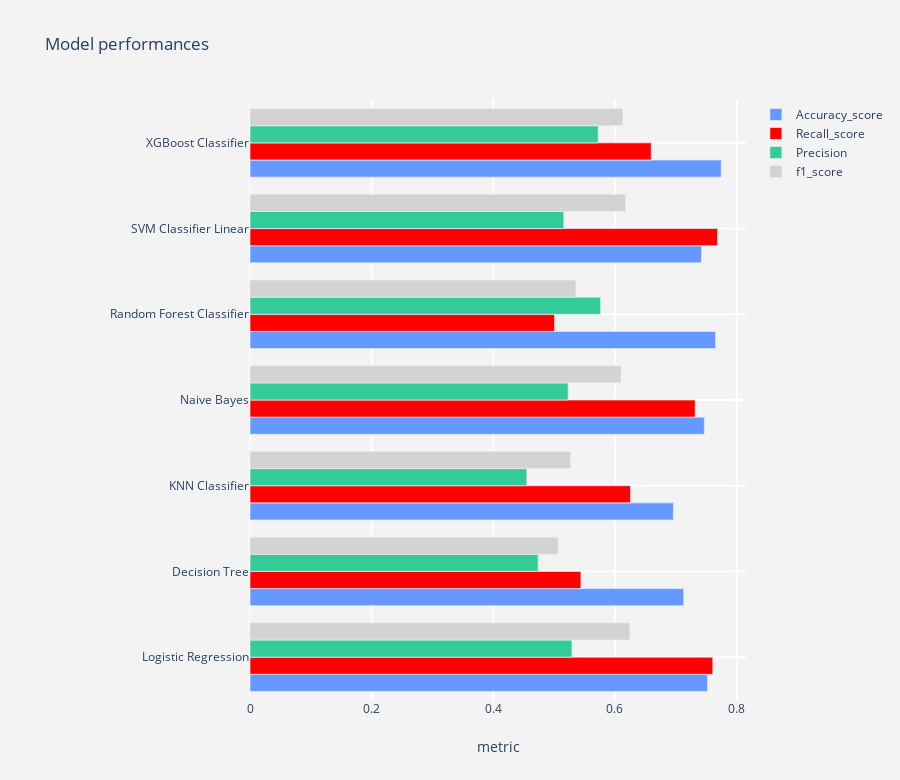

Notebook cell for this chart:
### Code cell
# LogisticRegression
name = "Logistic Regression"
logit = LogisticRegression()
model1 = model_report(logit,X1_train_smote,X1_test,y1_train_smote,y1_test,name)

# DecisionTree Classifier
name = "Decision Tree"
decision_tree = DecisionTreeClassifier(random_state = 0)
# X_train_resampled,X_test,y_train_resampled,y_test,name
model2 = model_report(decision_tree,X1_train_smote,X1_test,y1_train_smote,y1_test,name)

# KNeighborsClassifier
name = "KNN Classifier"
knn = KNeighborsClassifier(n_neighbors=3)
model3 = model_report(knn,X1_train_smote,X1_test,y1_train_smote,y1_test,name)

name = "Naive Bayes"
gnb = GaussianNB(priors=None)
model4 = model_report(gnb,X1_train_smote,X1_test,y1_train_smote,y1_test,name)

name = "Random Forest Classifier"
rfc = RandomForestClassifier(random_state=0)
model5 = model_report(rfc,X1_train_smote,X1_test,y1_train_smote,y1_test,name)

name = "SVM Classifier Linear"
svc  = SVC(gamma='auto', kernel='linear')
model6 = model_report(svc,X1_train_smote,X1_test,y1_train_smote,y1_test,name)

name = "XGBoost Classifier"
xgc = XGBClassifier()
model7 = model_report(xgc,X1_train_smote,X1_test,y1_train_smote,y1_test,name)

#concat all models
model_performances = pd.concat([model1,model2,model3,model4,
                                model5,model6,model7],axis = 0).reset_index()

model_performances = model_performances.drop(columns = "index",axis =1)
display(model_performances)

model_performances
def output_tracer(metric,color) :
    tracer = go.Bar(y = model_performances["Model"] ,
                    x = model_performances[metric],
                    orientation = "h",name = metric ,
                    marker = dict(line = dict(width =.7),
                                  color = color)
                   )
    return tracer

layout = go.Layout(dict(title = "Model performances",
                        plot_bgcolor  = "rgb(243,243,243)",
                        paper_bgcolor = "rgb(243,243,243)",
                        xaxis = dict(gridcolor = 'rgb(255, 255, 255)',
                                     title = "metric",
                                     zerolinewidth=1,
                                     ticklen=5,gridwidth=2),
                        yaxis = dict(gridcolor = 'rgb(255, 255, 255)',
                                     zerolinewidth=1,ticklen=5,gridwidth=2),
                        margin = dict(l = 250),
                        height = 780
                       )
                  )


trace1  = output_tracer("Accuracy_score","#6699FF")
trace2  = output_tracer('Recall_score',"red")
trace3  = output_tracer('Precision',"#33CC99")
trace4  = output_tracer('f1_score',"lightgrey")

data = [trace1,trace2,trace3,trace4]
go.Figure(data=data,layout=layout)

### Figure 1 — Plotly figure (JSON) as saved in the notebook; plotly's stock layout.template omitted (floating-point values rounded to 4 significant figures)
{"data": [{"marker": {"color": "#6699FF", "line": {"width": 0.7}}, "name": "Accuracy_score", "orientation": "h", "type": "bar", "x": [0.7522, 0.7131, 0.6961, 0.7469, 0.7654, 0.7423, 0.7746], "y": ["Logistic Regression", "Decision Tree", "KNN Classifier", "Naive Bayes", "Random Forest Classifier", "SVM Classifier Linear", "XGBoost Classifier"]}, {"marker": {"color": "red", "line": {"width": 0.7}}, "name": "Recall_score", "orientation": "h", "type": "bar", "x": [0.7608, 0.544, 0.6255, 0.7319, 0.5007, 0.7687, 0.6597], "y": ["Logistic Regression", "Decision Tree", "KNN Classifier", "Naive Bayes", "Random Forest Classifier", "SVM Classifier Linear", "XGBoost Classifier"]}, {"marker": {"color": "#33CC99", "line": {"width": 0.7}}, "name": "Precision", "orientation": "h", "type": "bar", "x": [0.5293, 0.4737, 0.4551, 0.523, 0.5764, 0.5159, 0.5724], "y": ["Logistic Regression", "Decision Tree", "KNN Classifier", "Naive Bayes", "Random Forest Classifier", "SVM Classifier Linear", "XGBoost Classifier"]}, {"marker": {"color": "lightgrey", "line": {"width": 0.7}}, "name": "f1_score", "orientation": "h", "type": "bar", "x": [0.6243, 0.5064, 0.5268, 0.6101, 0.5359, 0.6174, 0.6129], "y": ["Logistic Regression", "Decision Tree", "KNN Classifier", "Naive Bayes", "Random Forest Classifier", "SVM Classifier Linear", "XGBoost Classifier"]}], "layout": {"height": 780, "margin": {"l": 250}, "paper_bgcolor": "rgb(243,243,243)", "plot_bgcolor": "rgb(243,243,243)", "title": {"text": "Model performances"}, "xaxis": {"gridcolor": "rgb(255, 255, 255)", "gridwidth": 2, "ticklen": 5, "title": {"text": "metric"}, "zerolinewidth": 1}, "yaxis": {"gridcolor": "rgb(255, 255, 255)", "gridwidth": 2, "ticklen": 5, "zerolinewidth": 1}}}
